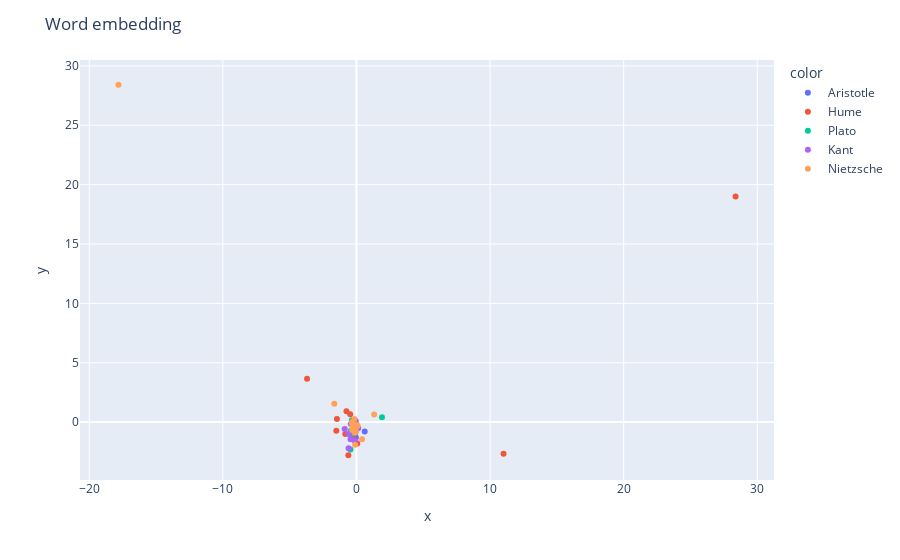

Notebook cell for this chart:
### Code cell
sub_df = philo_df.sample(n=100, random_state=42)
tfidf_mat_sub = vectorizer.transform(sub_df.sentence.values)
# X = np.array([np.array(e) for e in tfidf_mat])
tfidf_mat_sub = tfidf_mat_sub.toarray()
y = decompose_embed(tfidf_mat_sub)
aut_list = sub_df.author.values
sent_list = sub_df.sentence.values
show_embedding(y, aut_list, sent_list)

### Figure 1 — Plotly figure (JSON) as saved in the notebook; plotly's stock layout.template omitted (floating-point values rounded to 4 significant figures)
{"data": [{"customdata": [["And this is the reason why all things should have a price set upon them, because thus there may be exchange at any time, and if exchange then dealing."], ["The bees sit upon the combs, in order to bring them to maturity."], ["The appendages of the stomach appear to be peculiar to fishes and birds, for birds have them above the stomach, and few in number, but in fish they are above, and around the stomach."], ["For example, Orestes in the Iphigenia reveals the fact that he is Orestes."], ["And that I with glozing smoothness hid a cruel mind within."], ["Thus, heat, cold, disease, health, and so on are dispositions."], ["It is a sign of this disease, when they hang down their ears and will not eat."], ["We must not be disturbed because it may be argued that, though proposing to discuss the category of quality, we have included in it many relative terms."], ["Some have two wings, as the flies; others four, as the bees; none of the diptera have a caudal sting."], ["Some of them are capable of motion, as the pecten, for some persons say that the pectens can fly, for that they sometimes leap out of the instrument by which they are taken."], ["The males become hard and shining."], ["It is plain that there are instances of this."], ["And when it is dissected, the food is like an egg, though the ovum be no longer there."], ["So that portions of it may be observed in the intestines of birds if they are dissected on the tenth day after exclusion from the egg."], ["There are also many modifications of language, which we concede to the poets."]], "hovertemplate": "color=Aristotle<br>x=%{x}<br>y=%{y}<br>sentence=%{customdata[0]}<extra></extra>", "legendgroup": "Aristotle", "marker": {"color": "#636efa", "symbol": "circle"}, "mode": "markers", "name": "Aristotle", "orientation": "v", "showlegend": true, "type": "scatter", "x": [-0.1814, -0.02833, -0.1973, -0.2421, -0.1406, -0.1181, -0.09036, -0.04357, 0.617, -0.02401, -0.07715, -0.0642, -0.06603, -0.1376, -0.1521], "xaxis": "x", "y": [-0.5678, -0.3356, -1.182, -0.06173, -0.4389, -0.4326, -0.3151, -1.299, -0.7858, -1.785, -0.2644, -0.2101, -0.696, -1.084, -0.4218], "yaxis": "y"}, {"customdata": [["vi p. 537, 544, 547 v Rush, vol."], ["The Athenian Democracy was such a tumultuary government as we can scarce form a notion of in the present age of the world."], ["of England, married the heiress of that kingdom, and transmitted his title to the younger branches of his family."], ["But there were several reasons which deterred the king from openly avowing their enterprise."], ["He there found that Gorges, whom he had sent before to capitulate with the lord keeper and the other counsellors, had given all of them their liberty, and had gone to court with them."], ["His social virtues, more valuable than the greatest capacity, met with a recompense more precious than noisy fame, and more suitable--contentment and tranquillity."], ["To begin with contiguity; it has been remarked among the Mahometans as well as Christians, that those pilgrims, who have seen or the , are ever after more faithful and zealous believers, than those who have not had that advantage."], ["Cromwell, though himself a barbarian was not insensible to literary merit."], ["For how can an effect, which either is finite, or, for aught we know, may be so; how can such an effect, I say, prove an infinite cause?"], ["He died in 1701, aged sixty-nine."], ["But, in the progress of the quarrel, the state of affairs was much changed on both sides."], [" Beef and pork were ordered to be sold at a halfpenny a pound; mutton and veal at a halfpenny half a farthing, money of that age."], ["The latter has it not in his power."], ["It is impossible to refute a system, which has never yet been explained."], [": In times past, men were contented to dwell in houses builded of sallow, willow, etc."], ["They instantly reversed the former vote, and declared the kings concessions unsatisfactory."], ["Faint not, Hewit of Heathfield."], ["The great zeal of the city facilitated this undertaking."], ["A battle ensued, where De Ruyter was killed."], ["But notwithstanding the small hold which the witnesses afforded, the prisoner was able, in many material particulars, to discredit their testimony."], [" The ancient soldiers, being free citizens above the lowest rank, were all married."], ["This therefore makes the difference between particular deliberations and general reasonings, and renders subtlety and refinement much more suitable to the latter than to the former."], ["Theodore, however, continued some privileges to the English, on account of their being the discoverers of the communication between Europe and his country."], ["Let us apply it to love, to hatred, to humility, to pride; none of them ever arises in the smallest degree imaginable."], ["They immediately voted an address for a proclamation against conventicles."], ["To attempt a farther proof of this were to weaken its evidence; since no proof can be derived from any fact, of which we are so intimately conscious; nor is there any thing, of which we can be certain, if we doubt of this."], ["The judges were reduced to great difficulties between the dangers from the law, and those which arose from the violence of present power and authority."], ["had advanced some pretensions to those provinces, and had got possession of a considerable part of them."]], "hovertemplate": "color=Hume<br>x=%{x}<br>y=%{y}<br>sentence=%{customdata[0]}<extra></extra>", "legendgroup": "Hume", "marker": {"color": "#EF553B", "symbol": "circle"}, "mode": "markers", "name": "Hume", "orientation": "v", "showlegend": true, "type": "scatter", "x": [-0.04611, -0.2825, -0.8371, -0.1149, -0.3557, -0.608, 28.37, -0.08256, -0.2328, -0.07745, -0.07036, -0.4719, -0.1296, -0.1177, -0.1653, -0.2627, -0.07083, -0.1341, -0.102, -1.509, -0.2164, -1.465, 0.05997, 11.01, -0.09011, -3.7, -0.7504, -0.07098], "xaxis": "x", "y": [-0.7293, -1.401, -0.9995, -0.44, -0.8607, -2.791, 19.0, -0.4292, -0.5095, -0.2614, -0.1224, 0.6533, -0.165, -0.1801, -0.4726, -0.3106, -0.2331, -0.1097, -0.3006, -0.7308, -0.6331, 0.2677, -1.808, -2.664, -0.288, 3.644, 0.9107, -0.1762], "yaxis": "y"}, {"customdata": [[": But then how ridiculous would be the effect of names on things, if they were exactly the same with them!"], ["Is not this the way--he is the son of the miserly and oligarchical father who has trained him in his own habits?"], ["I wish that you would explain to me."], ["If there are, they must be of an inconceivable greatness."], [": Yes, I suppose so."], ["to which you would find no difficulty in replying, of a son or daughter: and the answer would be right."], [": I dare say that the Stranger will not object to discuss the question."], ["I met him when he was an old man, and I was a mere youth, and he appeared to me to have a glorious depth of mind."], [": Yes, and the reason, as I should imagine, is that they are supposed to have knowledge of those things about which they dispute?"], ["Once upon a time there were gods only, and no mortal creatures."], ["Such, Phaedrus--and I speak not only to you, but to all of you--were the words of Diotima; and I am persuaded of their truth."], [": Again, false opinion is that form of opinion which thinks the opposite of the truth:--You would assent?"], ["No one will deny that."], [": What ought we to say then?"], ["Then I suppose that opinion appears to you to be darker than knowledge, but lighter than ignorance?"], ["All this and much more may be truly said by way of prelude about the duty of marriage."], ["Then this new kind of knowledge must have an additional quality?"], ["Of that, he replied, there can be no doubt; such excessive care of the body, when carried beyond the rules of gymnastic, is most inimical to the practice of virtue."], [": The well-being of those two is obviously the preservation of every living thing."], ["For to commit the worst crimes, as I am inclined to think, was not in his power, and he was happier than those who had the power."], ["--they would acknowledge that they were not?"], ["Shall I return to your old argument about the opinions of men?--we were saying that some of them are to be regarded, and others not."], ["And a narrative it remains both in the speeches which the poet recites from time to time and in the intermediate passages?"], ["Did you ever know an example in any other State of a ruler who would speak of one of his colleagues as his friend and of another as not being his friend?"], ["And does it appear to you, he said, to have been thus rightly argued, and that the argument would lead to this result, if the hypothesis were correct, that the soul is harmony?"], ["I fear that I must have been talking darkly, like the tragedians."]], "hovertemplate": "color=Plato<br>x=%{x}<br>y=%{y}<br>sentence=%{customdata[0]}<extra></extra>", "legendgroup": "Plato", "marker": {"color": "#00cc96", "symbol": "circle"}, "mode": "markers", "name": "Plato", "orientation": "v", "showlegend": true, "type": "scatter", "x": [-0.2011, -0.2111, -0.06421, -0.0642, -0.08228, -0.3154, -0.2669, -0.3767, -0.201, -0.1041, 0.08233, -0.1399, -0.03885, -0.348, -0.1253, -0.2517, -0.09042, -0.4408, -0.2171, -0.1669, -0.05689, -0.4228, -0.09173, 1.908, -0.4492, -0.06079], "xaxis": "x", "y": [-0.3028, -0.4272, -0.2101, -0.2101, -0.203, -0.03235, -0.09337, -0.9222, -0.3284, -0.4718, -0.4884, -0.6364, -0.2123, 0.159, -0.3275, -0.7347, -0.3512, -1.024, -0.4526, -0.3745, -0.2883, -0.7336, -0.4114, 0.4039, -2.306, -0.3895], "yaxis": "y"}, {"customdata": [["With this last statement most people will be inclined to agree."], ["Or, to give an example of the advantageousness of certain natural things as means for other creatures, no soil is more suitable to pine trees than a sandy soil."], ["He overlooked the positive injury which results, if reason be deprived of its most important prospects, which can alone supply to the will the highest aim for all its endeavor."], ["For if space be nothing but a form of my sensibility, it is as a representation in me just as actual as I myself am, and nothing but the empirical truth of the representations in it remains for consideration."], ["And as in every number we must have unity as the foundation, so a phenomenon taken as unity is a quantity, and as such always a continuous quantity."], ["And this is the natural course of every human reason, even of the most uneducated, although the path at first entered it does not always continue to follow."], ["All material practical principles as such are of one and the same kind and come under the general principle of self-love or private happiness."], [" Unlike Hegel whose ideal was the Prussian state, as it was under Frederick the Great."], ["Is the motive for this endeavour to be found in its speculative, or in its practical interests alone?"], ["For we do not think of them, first, as the inner effects of the substance, as if it were a cause; nor, secondly, of this cause as a cause producing effects by means of its Understanding."], ["It is only when the want is appeased that we can distinguish which of many men has or has not taste."]], "hovertemplate": "color=Kant<br>x=%{x}<br>y=%{y}<br>sentence=%{customdata[0]}<extra></extra>", "legendgroup": "Kant", "marker": {"color": "#ab63fa", "symbol": "circle"}, "mode": "markers", "name": "Kant", "orientation": "v", "showlegend": true, "type": "scatter", "x": [-0.09858, -0.8793, -0.5891, 0.1265, -0.151, -0.5903, -0.4246, -0.05434, -0.2226, -0.4469, -0.2137], "xaxis": "x", "y": [-0.2907, -0.5744, -1.004, -0.5172, -1.562, -2.2, -0.1558, 0.09934, -0.3375, -1.435, -0.3047], "yaxis": "y"}, {"customdata": [["6 of Higher Man:-- Ye higher men, think ye that I am here to put right what ye have put wrong?"], ["O afternoon of my life!"], ["Before the populace, however, we will not be equal."], ["And I do not mention Heineladorable Heine, as they say in Pariswho long since has passed into the flesh and blood of the more profound and more soulful of French lyricists."], ["The moral man, he says, stands no nearer the knowable world than the physical man."], ["In Part, we get the sentiments of the discourse In the Happy Isles, but perhaps in stronger terms."], ["It is the good war which halloweth every cause! see also par."], ["Or take revenge? And he hearkened unto his weak reason: like lead lay its words upon him--thereupon he robbed when he murdered."], ["Passion for power: but who would call it, when the height longeth to stoop for power!"], ["Are they not one and all, like Wagner himself, on quite intimate terms with bad weather, with German weather!"], ["This distortion is very probable: there are many reasons why a type of that sort should not be handed down in a pure form, complete and free of additions."], ["Just now have I seen them bent down--to creep to the cross."], ["Ye signify steps: so do not upbraid him who ascendeth beyond you into height!"], [" Sache, thing but not in the sense of Ding."], ["One has therefore to distinguish the instinct of appropriation, and the instinct of submission, in benevolence, according as the stronger or the weaker feels benevolent."], ["Suppose he is in pain or in a good mood, he never questions that he can find the reason of either condition if only he seeks...."], [" : thus do I call you, ye real ones!"], ["this is my doubt of you, and my secret laughter: I suspect ye would call my Superman--a devil!"], ["How strange that this sole thing that is certain and common to all, exercises almost no influence on men, and that they are the furthest from regarding themselves as the brotherhood of death!"], ["Rome now hath turned harlot and harlot-stew, Romes Caesar a beast, and God--hath turned Jew!"]], "hovertemplate": "color=Nietzsche<br>x=%{x}<br>y=%{y}<br>sentence=%{customdata[0]}<extra></extra>", "legendgroup": "Nietzsche", "marker": {"color": "#FFA15A", "symbol": "circle"}, "mode": "markers", "name": "Nietzsche", "orientation": "v", "showlegend": true, "type": "scatter", "x": [-0.2234, -0.06421, -0.06141, -17.82, -0.3246, 0.0873, -0.2356, 0.4179, -0.1308, -0.03334, -0.1298, 1.324, -0.1331, -0.1738, -0.162, -0.336, -0.1086, -0.3215, -1.661, -0.105], "xaxis": "x", "y": [-0.4351, -0.2101, -0.326, 28.41, -0.6686, -0.3103, -0.6434, -1.453, -0.2737, -0.8171, -0.8852, 0.6475, -0.3969, -0.1993, 0.265, -0.01072, -0.3811, -0.2758, 1.537, -1.909], "yaxis": "y"}], "layout": {"legend": {"title": {"text": "color"}, "tracegroupgap": 0}, "margin": {"t": 60}, "title": {"text": "Word embedding"}, "xaxis": {"anchor": "y", "domain": [0, 1], "title": {"text": "x"}}, "yaxis": {"anchor": "x", "domain": [0, 1], "title": {"text": "y"}}}}
